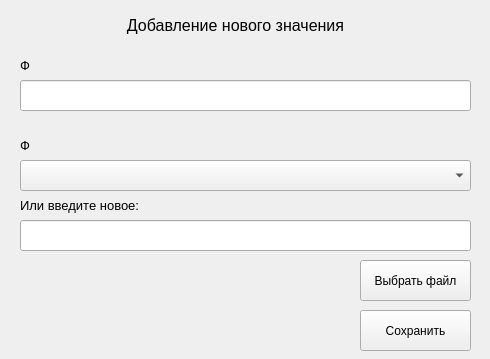
<?xml version="1.0" encoding="UTF-8"?>
<ui version="4.0">
 <class>Form</class>
 <widget class="QWidget" name="Form">
  <property name="geometry">
   <rect>
    <x>0</x>
    <y>0</y>
    <width>490</width>
    <height>359</height>
   </rect>
  </property>
  <property name="windowTitle">
   <string>Новое значение</string>
  </property>
  <widget class="QLabel" name="label">
   <property name="geometry">
    <rect>
     <x>110</x>
     <y>10</y>
     <width>251</width>
     <height>31</height>
    </rect>
   </property>
   <property name="text">
    <string>&lt;html&gt;&lt;head/&gt;&lt;body&gt;&lt;p align=&quot;center&quot;&gt;&lt;span style=&quot; font-size:12pt;&quot;&gt;Добавление нового значения&lt;/span&gt;&lt;/p&gt;&lt;/body&gt;&lt;/html&gt;</string>
   </property>
  </widget>
  <widget class="QLabel" name="label_new_name">
   <property name="geometry">
    <rect>
     <x>20</x>
     <y>50</y>
     <width>451</width>
     <height>31</height>
    </rect>
   </property>
   <property name="text">
    <string>&lt;html&gt;&lt;head/&gt;&lt;body&gt;&lt;p&gt;&lt;span style=&quot; font-size:10pt;&quot;&gt;Ф&lt;/span&gt;&lt;/p&gt;&lt;/body&gt;&lt;/html&gt;</string>
   </property>
  </widget>
  <widget class="QLineEdit" name="new_name_line">
   <property name="geometry">
    <rect>
     <x>20</x>
     <y>80</y>
     <width>451</width>
     <height>31</height>
    </rect>
   </property>
  </widget>
  <widget class="QLabel" name="label_type">
   <property name="geometry">
    <rect>
     <x>20</x>
     <y>130</y>
     <width>451</width>
     <height>31</height>
    </rect>
   </property>
   <property name="text">
    <string>&lt;html&gt;&lt;head/&gt;&lt;body&gt;&lt;p&gt;&lt;span style=&quot; font-size:10pt;&quot;&gt;Ф&lt;/span&gt;&lt;/p&gt;&lt;/body&gt;&lt;/html&gt;</string>
   </property>
  </widget>
  <widget class="QComboBox" name="comboBox">
   <property name="geometry">
    <rect>
     <x>20</x>
     <y>160</y>
     <width>451</width>
     <height>31</height>
    </rect>
   </property>
  </widget>
  <widget class="QLabel" name="label_new_type_or_file">
   <property name="geometry">
    <rect>
     <x>20</x>
     <y>190</y>
     <width>451</width>
     <height>31</height>
    </rect>
   </property>
   <property name="text">
    <string>&lt;html&gt;&lt;head/&gt;&lt;body&gt;&lt;p&gt;&lt;span style=&quot; font-size:10pt;&quot;&gt;Или введите новое:&lt;/span&gt;&lt;/p&gt;&lt;/body&gt;&lt;/html&gt;</string>
   </property>
  </widget>
  <widget class="QLineEdit" name="new_type_or_file_line">
   <property name="geometry">
    <rect>
     <x>20</x>
     <y>220</y>
     <width>451</width>
     <height>31</height>
    </rect>
   </property>
  </widget>
  <widget class="QPushButton" name="choose_file_pushButton">
   <property name="geometry">
    <rect>
     <x>360</x>
     <y>260</y>
     <width>111</width>
     <height>41</height>
    </rect>
   </property>
   <property name="text">
    <string>Выбрать файл</string>
   </property>
  </widget>
  <widget class="QPushButton" name="save_new_val_pushButton">
   <property name="geometry">
    <rect>
     <x>360</x>
     <y>310</y>
     <width>111</width>
     <height>41</height>
    </rect>
   </property>
   <property name="text">
    <string>Сохранить</string>
   </property>
  </widget>
 </widget>
 <resources/>
 <connections/>
</ui>
